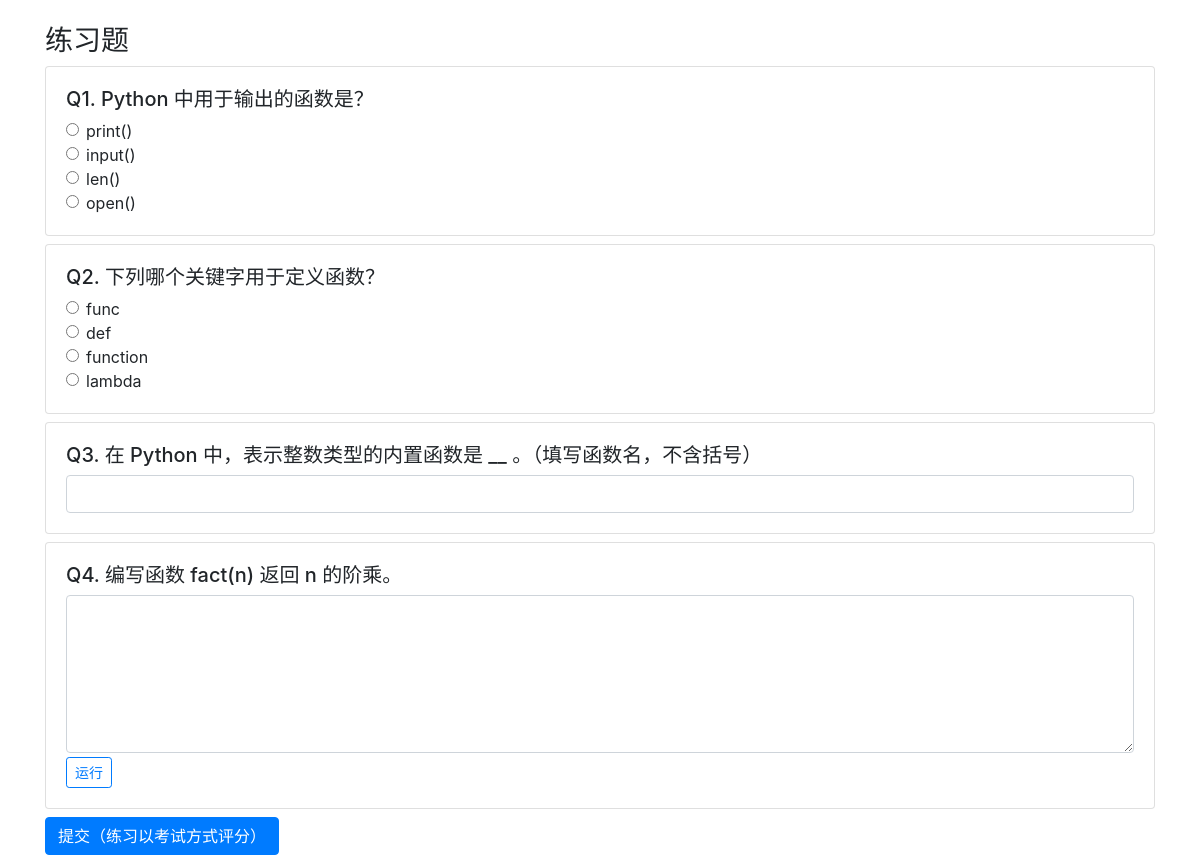
The app's page /student/practice (signed in) with its own data.
### app/models.py (models this page shows)
class Question(db.Model):
    __tablename__ = 'questions'
    id = db.Column(db.Integer, primary_key=True)
    qtype = db.Column(db.String(20), nullable=False)  # 'choice','fill','code'
    title = db.Column(db.String(2000), nullable=False)
    option_a = db.Column(db.String(1000))
    option_b = db.Column(db.String(1000))
    option_c = db.Column(db.String(1000))
    option_d = db.Column(db.String(1000))
    answer = db.Column(db.Text)  # 存放参考答案或填空答案或代码样例
    difficulty = db.Column(db.Integer, default=1)
    created_at = db.Column(db.DateTime, default=datetime.datetime.utcnow)
    judge_template = db.Column(db.Text)  # 对于 code 题的判题模板（可选）

### app/student/routes.py (the view)
@student_bp.route('/practice', methods=['GET'])
@login_required
def practice():
    qs = Question.query.limit(10).all()
    return render_template('student/practice.html', qs=qs)

### app/student/routes.py (called while the page is built)
def login_required(f):
    from functools import wraps
    @wraps(f)
    def wrapper(*args, **kwargs):
        if 'user_id' not in session:
            flash('请先登录', 'warning')
            return redirect(url_for('auth.login'))
        return f(*args, **kwargs)
    return wrapper

### app/templates/student/practice.html (shortened to what this page needs)
{% extends "base.html" %}
{% block content %}
  <h3>练习题</h3>
  <form method="post" action="{{ url_for('student.exam') }}">
    {% for q in qs %}
      <div class="card mb-2">
        <div class="card-body">
          <h5>Q{{ loop.index }}. {{ q.title }}</h5>
          {% if q.qtype == 'choice' %}
            <div class="form-check">
              <input class="form-check-input" type="radio" name="answer_{{ q.id }}" value="A" id="a{{ q.id }}">
              <label class="form-check-label" for="a{{ q.id }}">{{ q.option_a }}</label>
            </div>
            <div class="form-check">
              <input class="form-check-input" type="radio" name="answer_{{ q.id }}" value="B" id="b{{ q.id }}">
              <label class="form-check-label" for="b{{ q.id }}">{{ q.option_b }}</label>
            </div>
            <div class="form-check">
              <input class="form-check-input" type="radio" name="answer_{{ q.id }}" value="C" id="c{{ q.id }}">
              <label class="form-check-label" for="c{{ q.id }}">{{ q.option_c }}</label>
            </div>
            <div class="form-check">
              <input class="form-check-input" type="radio" name="answer_{{ q.id }}" value="D" id="d{{ q.id }}">
              <label class="form-check-label" for="d{{ q.id }}">{{ q.option_d }}</label>
            </div>
          {% elif q.qtype == 'fill' %}
            <input class="form-control" type="text" name="answer_{{ q.id }}">
          {% elif q.qtype == 'code' %}
            <textarea class="form-control" name="code_{{ q.id }}" rows="6"></textarea>
            <a class="btn btn-sm btn-outline-primary mt-1" href="{{ url_for('student.code_run', qid=q.id) }}">运行</a>
          {% endif %}
        </div>
      </div>
    {% endfor %}
    <button class="btn btn-primary" type="submit">提交（练习以考试方式评分）</button>
  </form>
{% endblock %}

### records on screen
Question: title "Python 中用于输出的函数是？", option_a "print()", option_b "input()", option_c "len()", option_d "open()"
Question: title "下列哪个关键字用于定义函数？", option_a "func", option_b "def", option_c "function", option_d "lambda"
Question: title "在 Python 中，表示整数类型的内置函数是 __ 。（填写函数名，不含括号）"
Question: title "编写函数 fact(n) 返回 n 的阶乘。"
